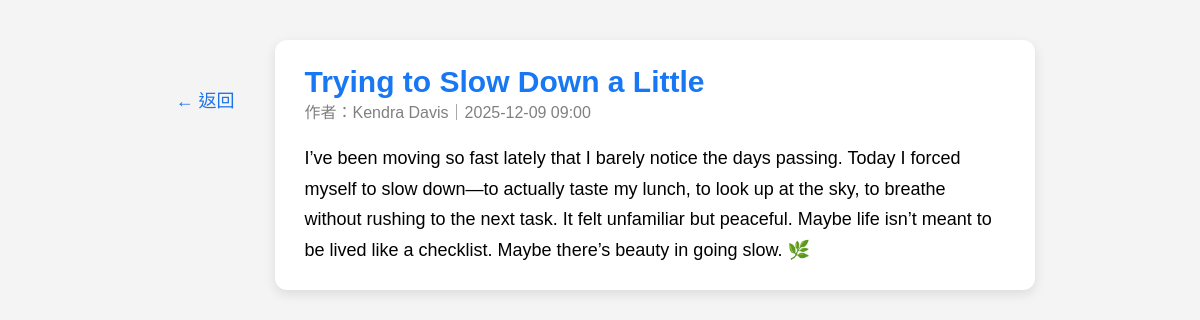
Screenshot of /posts/31 with the database file from the repository.
### models/post.py (models this page shows)
class Post(db.Model):
    id = db.Column(db.Integer, primary_key=True)
    title = db.Column(db.String(200), nullable=False)
    content = db.Column(db.Text, nullable=False)
    created_at = db.Column(db.DateTime, default=datetime.utcnow)
    user_id = db.Column(db.Integer, db.ForeignKey("user.id"), nullable=False)
    user = db.relationship("User", backref="posts")

### models/user.py (models this page shows, shortened)
class User(db.Model, UserMixin):
    id = db.Column(db.Integer, primary_key=True)
    username = db.Column(db.String(50), unique=True, nullable=False)
    password = db.Column(db.String(255), nullable=False)

### routes/posts.py (the view)
@posts_bp.route("/posts/<int:post_id>")
def view_post(post_id):
    post = Post.query.get_or_404(post_id)
    return render_template("post_view.html", post=post)

### templates/post_view.html (shortened to what this page needs)
<!DOCTYPE html>
<html lang="zh-Hant">
<head>
    <link rel="stylesheet" href="/static/style.css">
</head>
<body>
    <div class="post-wrapper">
        <a href="javascript:history.back()" class="back-side-btn">← 返回</a>
        <div class="post-card">
            <div class="post-title">{{ post.title }}</div>
            <div class="post-meta">
                作者：{{ post.user.username }}｜{{ post.created_at.strftime("%Y-%m-%d %H:%M") }}
            </div>
            <div class="post-content">
                {{ post.content | safe }}
            </div>
        </div>
    </div>
</body>
</html>

### static/style.css (style rules this page uses)
body { margin: 0; font-family: "Microsoft JhengHei", sans-serif; background: #f4f4f4; }
.post-wrapper { display: flex; justify-content: center; gap: 20px; margin-top: 40px; }
.back-side-btn { font-size: 20px; color: #1a73e8; text-decoration: none; padding: 6px 10px; border-radius: 6px; height: fit-content; margin-top: 10px; transition: background 0.2s; display: block; }
.post-card { width: 700px; background: white; padding: 20px 30px; border-radius: 10px; box-shadow: 0 3px 10px rgba(0,0,0,0.1); }

### templates/post_view.html (style rules this page uses)
.post-wrapper { display: flex; justify-content: center; gap: 30px; margin-top: 40px; }
.back-side-btn { font-size: 18px; color: #1a73e8; text-decoration: none; padding: 6px 10px; border-radius: 6px; height: fit-content; margin-top: 40px; transition: background 0.2s; }
.post-card { width: 700px; background: white; padding: 25px 30px; border-radius: 12px; box-shadow: 0 4px 12px rgba(0, 0, 0, 0.1); }
.post-title { font-size: 30px; font-weight: bold; color: #1877f2; }
.post-meta { color: gray; margin-bottom: 20px; }
.post-content { font-size: 18px; line-height: 1.7; }

### rows the page displays
Post: title "Trying to Slow Down a Little", created_at "2025-12-09 09:00", content "I’ve been moving so fast lately that I barely notice the days passing. Today I forced myself to slow down—to actually taste my lunch, to look up at the sky, to breathe without rushing to the next task. It felt unfamiliar but peaceful. Maybe life isn’t meant to be lived like a checklist. Maybe there’s beauty in going slow. 🌿"
User: user.username "Kendra Davis"
